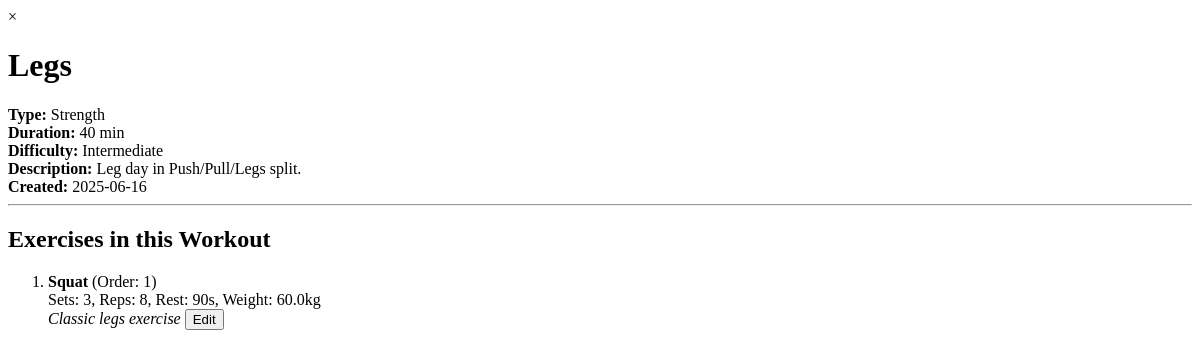
Page /dashboard/workouts/3/modal (signed in) on the earlier database version.
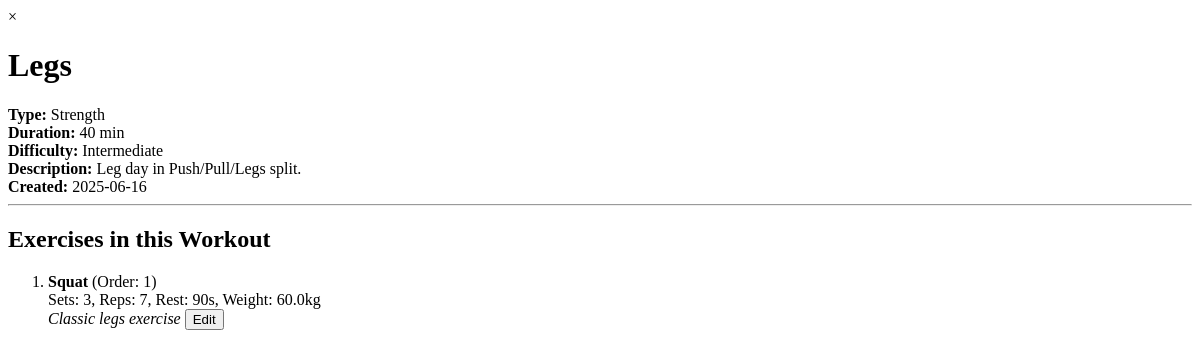
Same page on the later database version.
### models.py (models this page shows, shortened)
class WorkoutExercise(db.Model):
    __tablename__ = 'workout_exercises'
    id = db.Column(db.Integer, primary_key=True)
    workout_id = db.Column(db.Integer, db.ForeignKey('workouts.id'), nullable=False)
    exercise_id = db.Column(db.Integer, db.ForeignKey('exercises.id'), nullable=False)
    order = db.Column(db.Integer, nullable=False)
    sets = db.Column(db.Integer, nullable=False, default=3)
    reps = db.Column(db.Integer, nullable=False, default=10)
    rest_time = db.Column(db.Integer, nullable=True, default=60)
    weight = db.Column(db.Float, nullable=True, default=0.0)
    notes = db.Column(db.String(256), nullable=True)
    workout = db.relationship('Workout', backref=db.backref('workout_exercises', lazy=True))
    exercise = db.relationship('Exercise', backref=db.backref('workout_exercises', lazy=True))

class Exercise(db.Model):
    __tablename__ = 'exercises'
    id = db.Column(db.Integer, primary_key=True)
    name = db.Column(db.String(32), nullable=False)
    description = db.Column(db.String(256), nullable=True)
    video_url = db.Column(db.String(256), nullable=True)
    category = db.Column(db.String(32), nullable=True)
    equipment = db.Column(db.String(64), nullable=True)
    user_id = db.Column(db.Integer, db.ForeignKey('users.id'), nullable=False)
    user = db.relationship('User', backref=db.backref('exercises', lazy=True))

### app.py (the view)
@app.route('/dashboard/workouts/<int:workout_id>/modal')
@login_required
def workout_detail_modal(workout_id):
    workout = Workout.query.get_or_404(workout_id)
    if workout.user_id != current_user.id:
        return '', 403
    workout_exercises = (
        WorkoutExercise.query
        .filter_by(workout_id=workout_id)
        .order_by(WorkoutExercise.order.asc())
        .all()
    )
    return render_template('workout_detail_modal.html', workout=workout, workout_exercises=workout_exercises)

### app.py (called while the page is built)
@login_manager.user_loader
def load_user(user_id):
    return User.query.get(int(user_id))

### templates/workout_detail_modal.html (shortened to what this page needs)
<div class="workout-detail-modal-content">
    <span class="close close-modal-btn">&times;</span>
    <h1>{{ workout.name }}</h1>
    <div><strong>Type:</strong> {{ workout.type|capitalize }}</div>
    <div><strong>Duration:</strong> {{ workout.duration }} min</div>
    <div><strong>Difficulty:</strong> {{ workout.difficulty|capitalize or 'N/A' }}</div>
    <div><strong>Description:</strong> {{ workout.description or 'No description' }}</div>
    <div><strong>Created:</strong> {{ workout.created_at.strftime('%Y-%m-%d') }}</div>
    <hr>
    <h2>Exercises in this Workout</h2>
    {% if workout_exercises %}
        <ol>
        {% for we in workout_exercises %}
            <li>
                <strong>{{ we.exercise.name }}</strong> (Order: {{ we.order }})<br>
                Sets: {{ we.sets }}, Reps: {{ we.reps }}, Rest: {{ we.rest_time or 'N/A' }}s, Weight: {{ we.weight or 'N/A' }}kg<br>
                <em>{{ we.exercise.description or 'No description' }}</em>
                <button class="sidebar-button open-edit-workout-exercise-modal-btn" data-workout-id="{{ workout.id }}" data-we-id="{{ we.id }}">Edit</button>
            </li>
        {% endfor %}
        </ol>
    {% else %}
        <p>No exercises added to this workout yet.</p>
    {% endif %}
</div>

Differences in the rows shown:
changed WorkoutExercise "Squat": reps "8" → "7"
